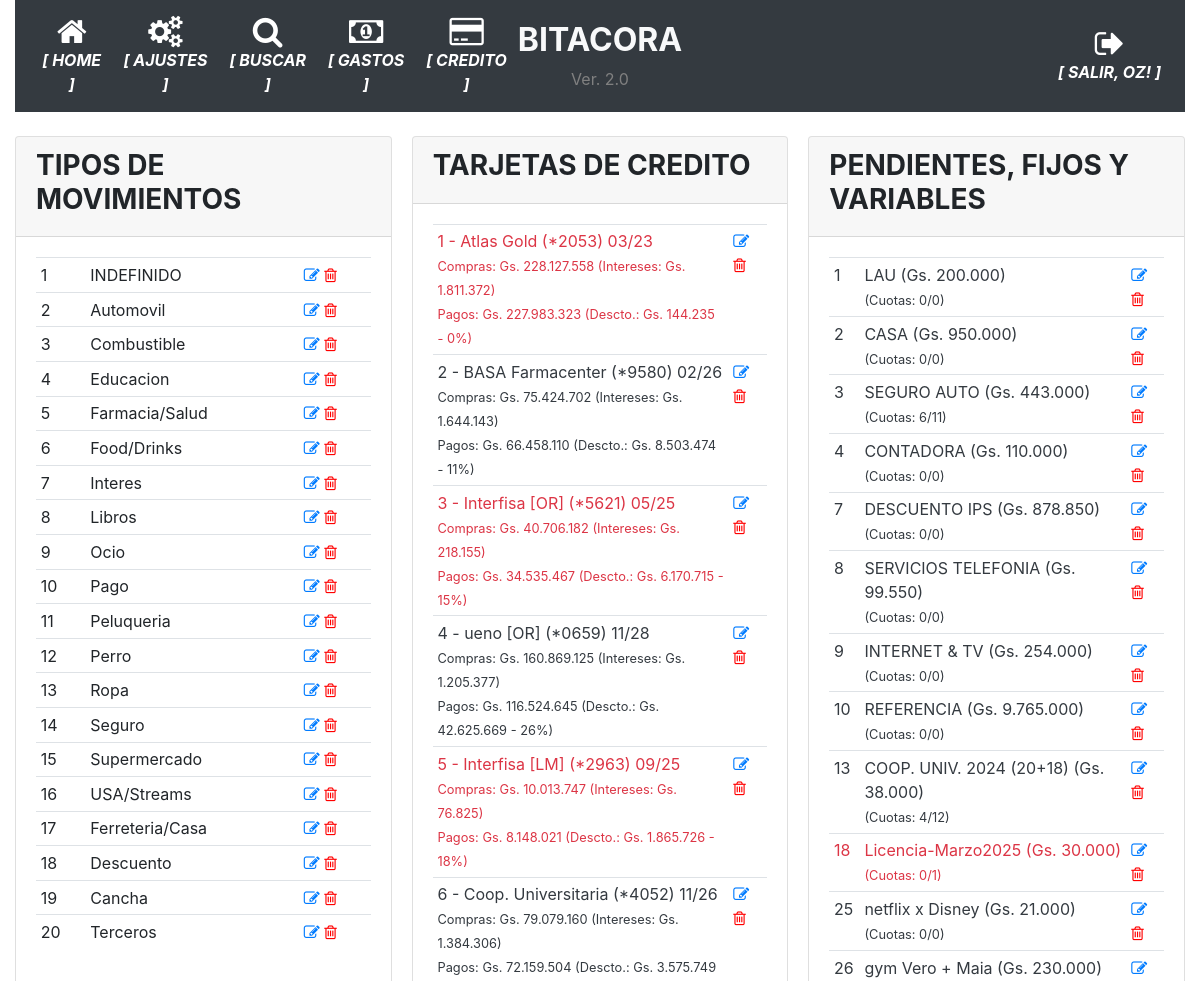
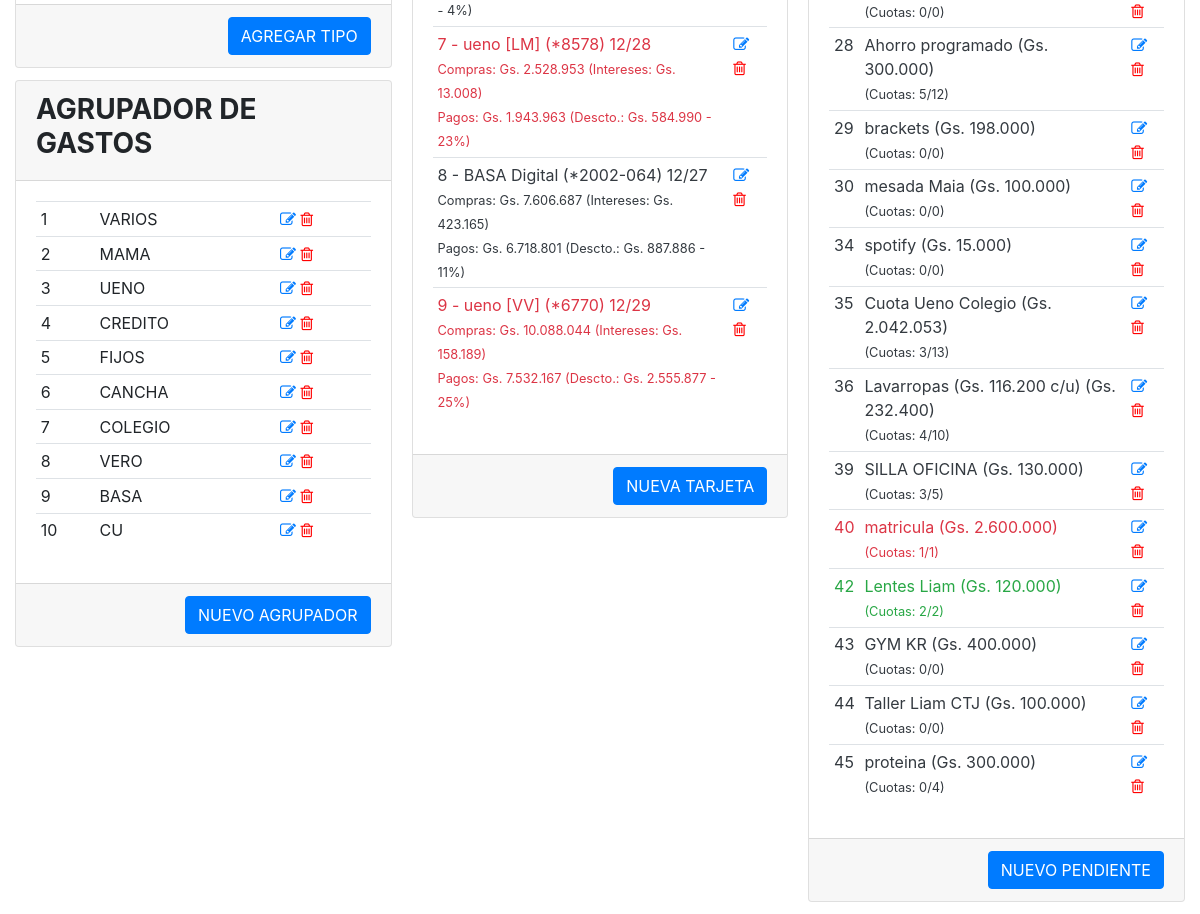
Before: /parametrico (signed in) with the older database file (2 pictures, top to bottom).
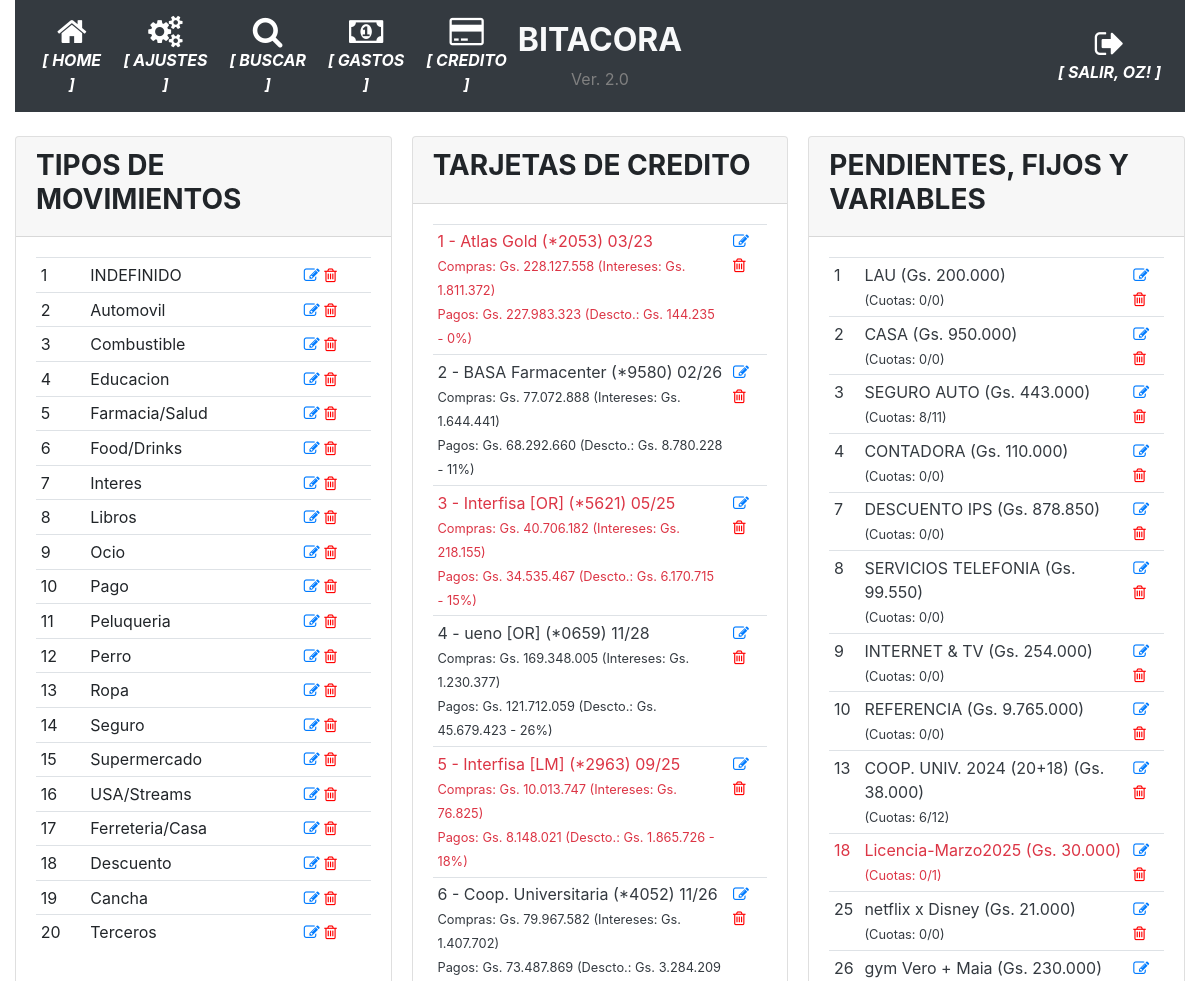
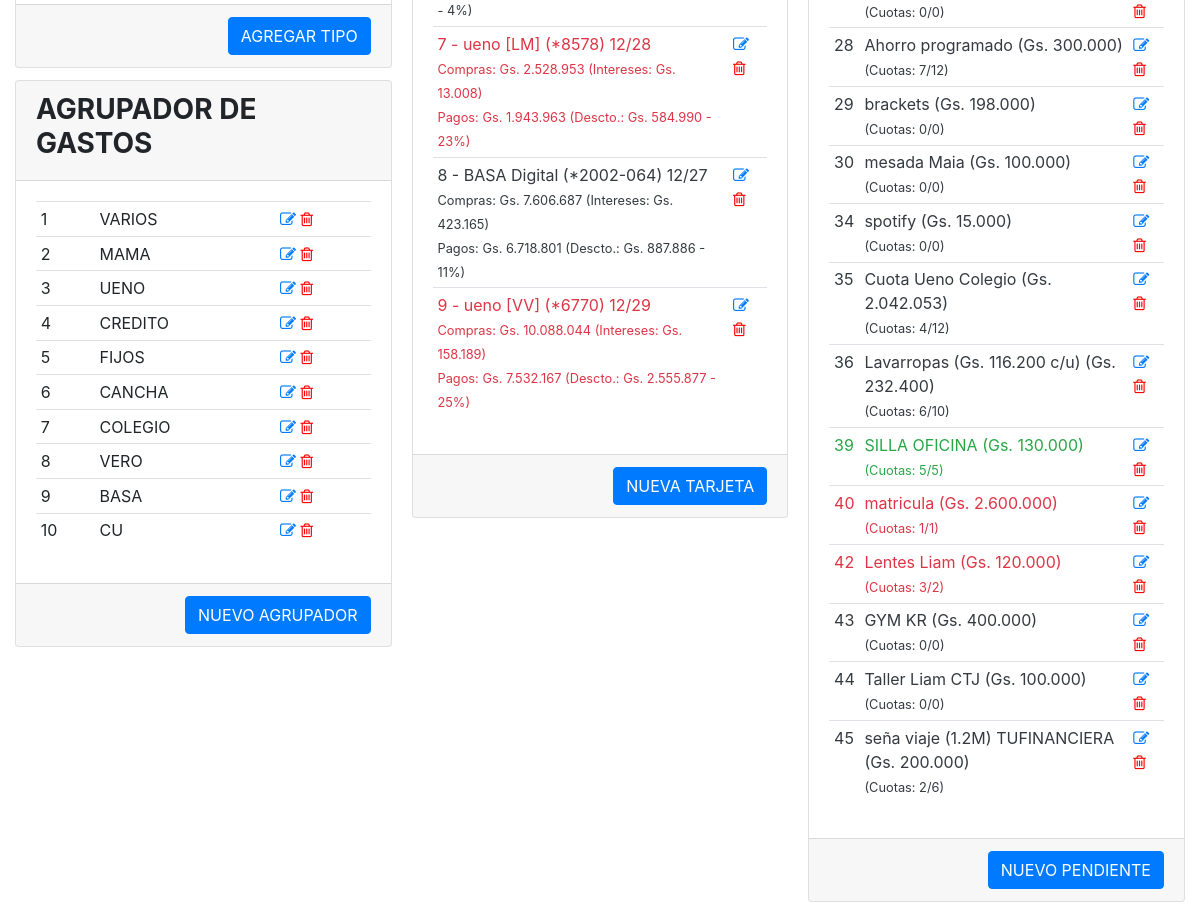
After: the same page with the newer database file (2 pictures, top to bottom).
### app/models.py (models this page shows, shortened)
class User(UserMixin, db.Model):
    id = db.Column(db.Integer, primary_key=True)
    username = db.Column(db.String(64), index=True, unique=True)
    email = db.Column(db.String(120), index=True, unique=True)
    password_hash = db.Column(db.String(128))
    perfil = db.Column(db.String(128))

class TiposMovimiento(db.Model):
    __tablename__='tipos_movimiento'
    id = db.Column(db.Integer, primary_key=True)
    tipo = db.Column(db.String(100), nullable=False)

class AgrupadorGastos(db.Model):
    __tablename__='agrupador_gastos'
    id = db.Column(db.Integer, primary_key=True)
    agrupador = db.Column(db.String(100), nullable=False)

class Tarjetas(db.Model):
    __tablename__='tarjetas'
    id = db.Column(db.Integer, primary_key=True)
    banco = db.Column(db.String(100), nullable=False)
    numero = db.Column(db.String(100), nullable=False)
    vencimiento = db.Column(db.String(10), nullable=False)
    estado = db.Column(db.Boolean, server_default=u'False')

class DeudasPendientes(db.Model):
    __tablename__='deudas_pendientes'
    id = db.Column(db.Integer, primary_key=True)
    descripcion = db.Column(db.String(100), nullable=False)
    monto = db.Column(db.Integer)
    estado = db.Column(db.Boolean, server_default=u'False')
    cuotas = db.Column(db.Integer)
    cuotas_pagadas = db.Column(db.Integer)
    id_agrupador = db.Column(db.Integer, nullable=True)

### app/routes.py (the view)
@app.route('/parametrico', methods=['GET', 'POST'])
@login_required
def parametrico():
    tipos_movimiento = TiposMovimiento.query.all()
    agrupador_gastos = AgrupadorGastos.query.all()
    gastos_fijos = DeudasPendientes.query.all()
    tarjetas = resumenes_tarjeta_macro() # Tarjetas.query.all()
    return render_template('parametrico.html', tipos_movimiento=tipos_movimiento, agrupador_gastos=agrupador_gastos, gastos_fijos=gastos_fijos, tarjetas=tarjetas)

### app/models.py (called while the page is built)
@login.user_loader
def load_user(id):
    return User.query.get(int(id))

### app/utilitarios.py (called while the page is built)
def resumenes_tarjeta_macro():
    estados = []
    for tarjeta in Tarjetas.query.all():
        compras, pagos, descuentos, intereses = balance_puntual_tarjeta(tarjeta.id)
        if compras != 0:
            porcentaje_descuento = int((descuentos * 100) / compras)
        else:
            porcentaje_descuento = 0
        estados.append({'id':tarjeta.id, 'banco': tarjeta.banco, 'numero': tarjeta.numero, 'vencimiento': tarjeta.vencimiento, 'estado': tarjeta.estado, 'compras': compras, 'pagos': pagos, 'descuentos': descuentos, 'intereses': intereses, 'porcentaje': porcentaje_descuento})
    return estados

### app/templates/parametrico.html (shortened to what this page needs)
{% extends "base.html" %}
{% block main %}
<div class="card-columns">
    <div class="card">
        <div class="card-header">
            <h3><strong>TIPOS DE MOVIMIENTOS</strong></h3>
        </div>
        <div class="card-body">
            <div>
                <table class="table table-sm">
                    {% for tipo in tipos_movimiento %}
                    <tr>
                        <td>{{ tipo.id }}</td>
                        <td>{{ tipo.tipo }}</td>
                        <td class="align-self-end">
                            <a href="{{ url_for('modificar_parametrico', parametrico_id=tipo.id, origen='TIPOS') }}"><i class="fa fa-pencil-square-o"></i></a>
                            <a href="{{ url_for('borrar_parametrico', parametrico_id=tipo.id, origen='TIPOS') }}" style="color:red"><i class="fa fa-trash-o"></i></a>
                        </td>
                    </tr>
                    {% endfor %}
                </table>
            </div>
        </div>
        <div class="card-footer text-muted text-right">
            <a href="{{ url_for('nuevo_parametrico', origen='TIPOS') }}" class="btn btn-primary">AGREGAR TIPO</a>
        </div>
    </div>
    <div class="card">
        <div class="card-header">
            <h3><strong>AGRUPADOR DE GASTOS</strong></h3>
        </div>
        <div class="card-body">
            <div>
                <table class="table table-sm">
                    {% for agrupador in agrupador_gastos %}
                    <tr>
                        <td>{{ agrupador.id }}</td>
                        <td>{{ agrupador.agrupador }}</td>
                        <td class="align-self-end">
                            <a href="{{ url_for('modificar_parametrico', parametrico_id=agrupador.id, origen='AGRUPADORES') }}"><i class="fa fa-pencil-square-o"></i></a>
                            <a href="{{ url_for('borrar_parametrico', parametrico_id=agrupador.id, origen='AGRUPADORES') }}" style="color:red"><i class="fa fa-trash-o"></i></a>
                        </td>
                    </tr>
                    {% endfor %}
                </table>
            </div>
        </div>
        <div class="card-footer text-muted text-right">
            <a href="{{ url_for('nuevo_parametrico', origen='AGRUPADORES') }}" class="btn btn-primary">NUEVO AGRUPADOR</a>
        </div>
    </div>
    <div class="card">
        <div class="card-header">
            <h3><strong>TARJETAS DE CREDITO</strong></h3>
        </div>
        <div class="card-body">
            <div>
                <table class="table table-sm">
                    {% for tarjeta in tarjetas %}
                    <tr class="{{ 'text-dark' if tarjeta.estado else 'text-danger' }}">
                        <td>
                            <div>{{ tarjeta.id }} - {{ tarjeta.banco }} (*{{ tarjeta.numero }})
                                {{ tarjeta.vencimiento }}</div>
                                <small>Compras: {{ "Gs. {:,.0f}".format(tarjeta.compras).replace(",", ".") }} (Intereses: {{ "Gs. {:,.0f}".format(tarjeta.intereses).replace(",", ".") }})</small><br>
                                <small>Pagos: {{ "Gs. {:,.0f}".format(tarjeta.pagos).replace(",", ".") }} (Descto.: {{ "Gs. {:,.0f}".format(tarjeta.descuentos).replace(",", ".") }} - {{ tarjeta.porcentaje }}%)</small>
                            </div>
                        </td>
                        <td class="align-self-end vertical-align:top">
                            <a href="{{ url_for('modificar_tarjeta', tarjeta_id=tarjeta.id) }}"><i class="fa fa-pencil-square-o"></i></a>
                            <a href="{{ url_for('borrar_tarjeta', tarjeta_id=tarjeta.id) }}" style="color:red"><i class="fa fa-trash-o"></i></a>
                        </td>
                    </tr>
                    {% endfor %}
        <div class="card-footer text-muted text-right">
            <a href="{{ url_for('nueva_tarjeta') }}" class="btn btn-primary">NUEVA TARJETA</a>
        </div>
    <div class="card">
        <div class="card-header">
            <h3><strong>PENDIENTES, FIJOS Y VARIABLES</strong></h3>
        </div>
        <div class="card-body">
            <div>
                <table class="table table-sm">
                    {% for fijo in gastos_fijos %}
                    <tr class="{{ 'text-success' if fijo.estado and fijo.cuotas_pagadas >= fijo.cuotas and fijo.cuotas > 0 else ('text-dark' if fijo.estado else 'text-danger') }}">
                        <td>{{ fijo.id }}</td>
                        <td>{{ fijo.descripcion }} ({{ "Gs. {:,.0f}".format(fijo.monto).replace(",", ".") }})<br><small>(Cuotas: {{ fijo.cuotas_pagadas }}/{{ fijo.cuotas }})</small></td>
                        <td class="align-self-end">
                            <a href="{{ url_for('modificar_pendiente', pendiente_id=fijo.id) }}"><i class="fa fa-pencil-square-o"></i></a>
                            <a href="{{ url_for('borrar_pendiente', pendiente_id=fijo.id) }}" style="color:red"><i class="fa fa-trash-o"></i></a>
                        </td>
                    </tr>
                    {% endfor %}
                </table>
            </div>
        </div>
        <div class="card-footer text-muted text-right">
            <a href="{{ url_for('nuevo_pendiente') }}" class="btn btn-primary">NUEVO PENDIENTE</a>
        </div>
    </div>
{% endblock %}

### app/templates/base.html (shortened to what this page needs)
<!doctype html>
<html lang="en">
  <head>
    <link rel="stylesheet" href="https://stackpath.bootstrapcdn.com/bootstrap/4.5.0/css/bootstrap.min.css"></link>
    <link rel="stylesheet" href="https://maxcdn.bootstrapcdn.com/font-awesome/4.4.0/css/font-awesome.min.css"></link>
  </head>
  <body>
    <div class="container-fluid">
      <nav class="navbar navbar-expand-md navbar-dark bg-dark">
        <div class="navbar-collapse collapse w-100 order-1 order-md-0 dual-collapse2">
            <ul class="navbar-nav mr-auto text-center">
              <li class="nav-item active">
                <a href="{{ url_for('index') }}" class="nav-link d-flex flex-column">
                <i class="fa fa-home fa-2x"></i>
                <span class="d-none d-sm-inline"><i><strong>[ HOME ]</strong></i></span></a>
              </li>
              <li class="nav-item active">
                <a href="{{ url_for('parametrico') }}" class="nav-link d-flex flex-column">
                <i class="fa fa-cogs fa-2x"></i>
                <span class="d-none d-sm-inline"><i><strong>[ AJUSTES ]</strong></i></span></a>
              </li>
              <li class="nav-item active">
                <a href="{{ url_for('busqueda') }}" class="nav-link d-flex flex-column">
                <i class="fa fa-search fa-2x"></i>
                <span class="d-none d-sm-inline"><i><strong>[ BUSCAR ]</strong></i></span></a>
              </li>
              <li class="nav-item active">
                <a href="{{ url_for('historico_gastos_detalle', periodo='') }}" class="nav-link d-flex flex-column">
                <i class="fa fa-money fa-2x"></i>
                <span class="d-none d-sm-inline"><i><strong>[ GASTOS ]</strong></i></span></a>
              </li>
              <li class="nav-item active">
                <a href="{{ url_for('movimientos_mes', mes='') }}" class="nav-link d-flex flex-column">
                <i class="fa fa-credit-card fa-2x"></i>
                <span class="d-none d-sm-inline"><i><strong>[ CREDITO ]</strong></i></span></a>
              </li>
            </ul>
        </div>
        <div class="mx-auto order-0 text-center">
            <h2 class="mx-auto text-light"><strong>BITACORA</strong></h2>
            <span style="color: grey">Ver. 2.0</span>
        </div>
        <div class="navbar-collapse collapse w-100 order-3 dual-collapse2">
            <ul class="navbar-nav ml-auto text-center">
              <li class="nav-item active">
                {% if current_user.is_anonymous %}
                  <a href="{{ url_for('logout') }}" class="nav-link d-flex flex-column">
                  <i class="fa fa-sign-in fa-2x"></i>
                  <span class="d-none d-sm-inline"><i><strong>[ ACCEDER ]</strong></i></span></a>
                {% else %}
                  <a href="{{ url_for('logout') }}" class="nav-link d-flex flex-column">
                  <i class="fa fa-sign-out fa-2x"></i>
                  <span class="d-none d-sm-inline"><i><strong>[ SALIR, {{ current_user.username | upper }}! ]</strong></i></span></a>
                {% endif %}
              </li>
            </ul>
        </div>
    </nav>
    <br>
      <div>
        {% block main %}{% endblock %}
  </body>
</html>

Changed rows visible on the page:
computed for Tarjetas "BASA Farmacenter": compras "Gs. 75.424.702" → "Gs. 77.072.888"; intereses "Gs. 1.644.143" → "Gs. 1.644.441"; pagos "Gs. 66.458.110" → "Gs. 68.292.660"; descuentos "Gs. 8.503.474" → "Gs. 8.780.228"
computed for Tarjetas "ueno [OR]": compras "Gs. 160.869.125" → "Gs. 169.348.005"; intereses "Gs. 1.205.377" → "Gs. 1.230.377"; pagos "Gs. 116.524.645" → "Gs. 121.712.059"; descuentos "Gs. 42.625.669" → "Gs. 45.679.423"
computed for Tarjetas "Coop. Universitaria": compras "Gs. 79.079.160" → "Gs. 79.967.582"; intereses "Gs. 1.384.306" → "Gs. 1.407.702"; pagos "Gs. 72.159.504" → "Gs. 73.487.869"; descuentos "Gs. 3.575.749" → "Gs. 3.284.209"
changed DeudasPendientes "SEGURO AUTO": cuotas_pagadas "6" → "8"
changed DeudasPendientes "COOP. UNIV. 2024 (20+18)": cuotas_pagadas "4" → "6"
changed DeudasPendientes "Ahorro programado": cuotas_pagadas "5" → "7"
changed DeudasPendientes "Cuota Ueno Colegio": cuotas_pagadas "3" → "4"; cuotas "13" → "12"
changed DeudasPendientes "Lavarropas (Gs. 116.200 c/u)": cuotas_pagadas "4" → "6"
changed DeudasPendientes "SILLA OFICINA": cuotas_pagadas "3" → "5"
changed DeudasPendientes "Lentes Liam": estado True → False (drawn); cuotas_pagadas "2" → "3"
changed DeudasPendientes id 45: descripcion "proteina" → "seña viaje (1.2M) TUFINANCIERA"; monto "Gs. 300.000" → "Gs. 200.000"; cuotas_pagadas "0" → "2"; cuotas "4" → "6"
